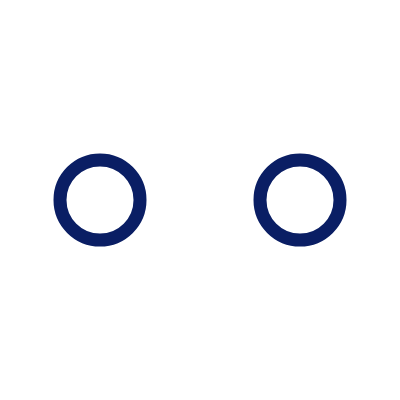
Frame 1 (no input)
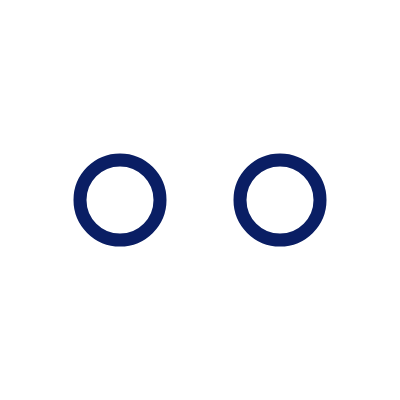
Frame 60 (no input)
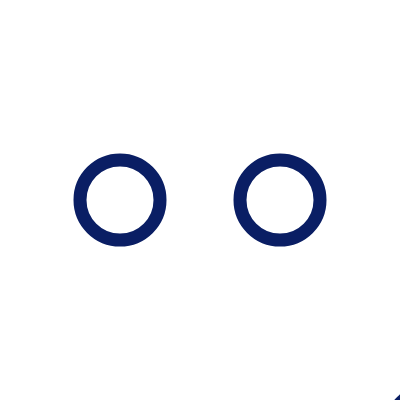
Frame 120 (the mouse pressed at the canvas centre since frame 60)

The p5.js sketch that drew these frames (run headless with seeded random() and noise() and a simulated clock; from frame 60 on, the mouse is pressed at the canvas centre):

// p5.js sketch
// ── sketch.js
let step = 0;

function setup() {
createCanvas(400, 400);
frameRate(60);
}
function draw() {
background(255);
stroke(10, 30, 100);
strokeWeight(13);
fill(255);

 let leftX = lerp(100, 120, min(step / 30, 1));
let rightX = lerp(300, 280, min(step / 30, 1));
circle(leftX, 200, 80);
circle(rightX, 200, 80);
  
  if (step > 60) {
    
  let senterX = lerp(-10,500, min((step - 90) / 30, 1));
  let senterY = lerp(-10,500, min((step - 90) / 30, 1));

circle(senterX, senterY, 230);
  }
  
  if (step > 0) {
    
  let senter2X = lerp(270,100, min((step - 180) / 30, 1));
  let senter2Y = lerp(420,-20, min((step - 180) / 30, 1));

    strokeWeight(5);
circle(senter2X, senter2Y, 20);
    
  }
  
    if (step > 0) {
    
  let bigSize = lerp(0, 150, constrain((step - 270) / 35, 0, 1));
  let senter3Y = lerp(-20,200, min((step - 270) / 35, 1));

    strokeWeight(13);
circle(200, senter3Y, bigSize);
    
  }
  
  if (step > 0) {
    
  let linex1 = lerp(150, 130, constrain((step - 330) / 35, 0, 1));
  let liney1 = lerp(-20,235, min((step - 330) / 35, 1));
  let linex2 = lerp(0, 260, constrain((step - 330) / 35, 0, 1));
  let liney2 = lerp(-20, 170, min((step - 330) / 35, 1));

    strokeWeight(13);
  line(linex1, liney1, linex2, liney2); 
    
  }

   if (step > 120) {
let t = constrain((step - 380) / 60, 0, 1);
let moveY = lerp(20, 0, t);
let alpha = t * 255;
fill(10, 30, 100, alpha);
noStroke();
textSize(30);
textAlign(CENTER);
text("大阪産業大学", width / 2, 330 + moveY);
}
  
  step++;
}
